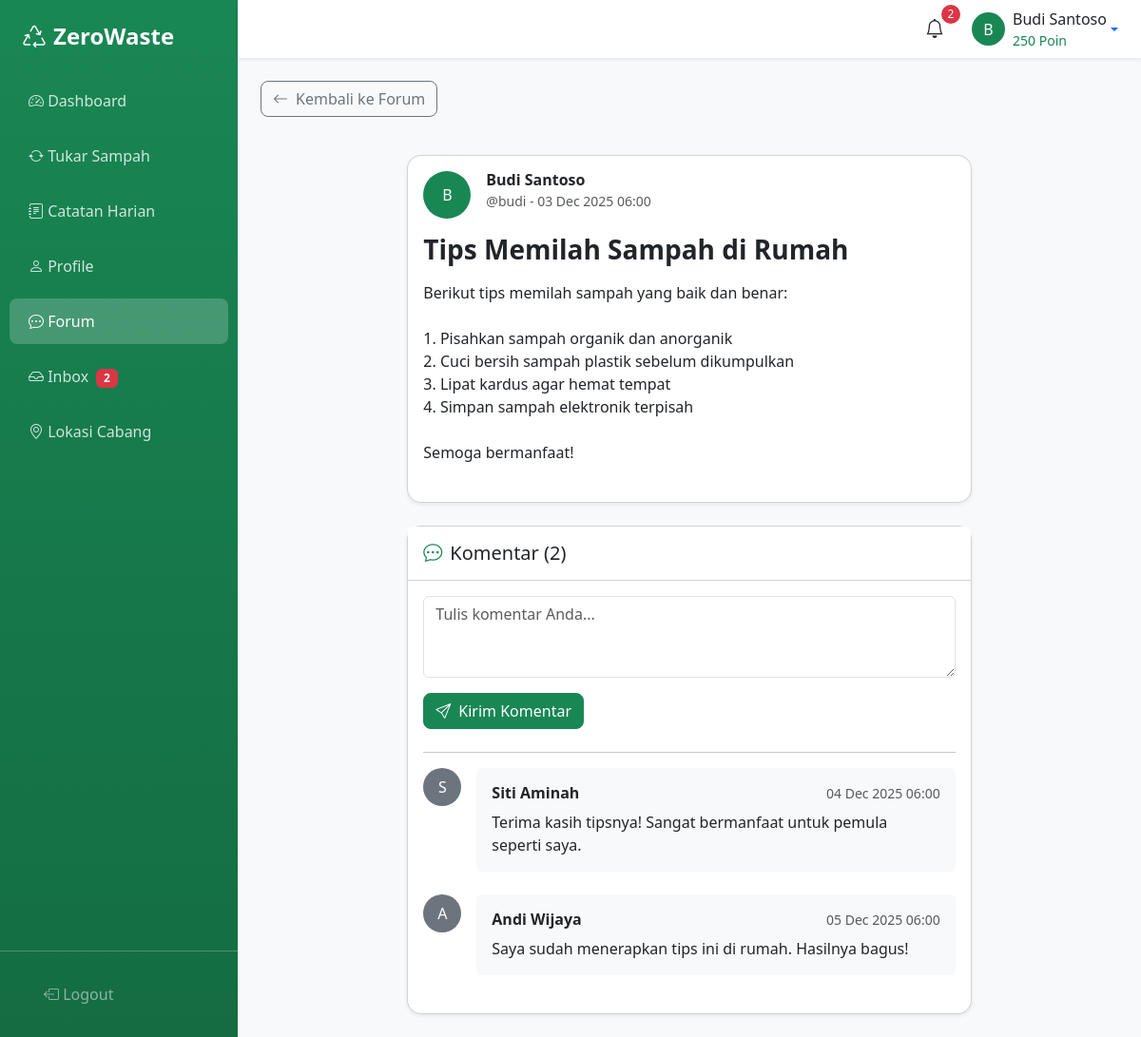
The app's page /user/forum-post.php?id=1 (signed in) with its own data.
### tables this page shows
CREATE TABLE `forum_posts` (
  `id` int(11) NOT NULL AUTO_INCREMENT,
  `user_id` int(11) NOT NULL,
  `title` varchar(255) NOT NULL,
  `content` text NOT NULL,
  `photo` varchar(255) DEFAULT NULL,
  `is_deleted` tinyint(1) DEFAULT 0,
  `created_at` datetime DEFAULT CURRENT_TIMESTAMP,
  PRIMARY KEY (`id`),
  KEY `user_id` (`user_id`),
  CONSTRAINT `forum_posts_ibfk_1` FOREIGN KEY (`user_id`) REFERENCES `users` (`id`) ON DELETE CASCADE
);

CREATE TABLE `users` (
  `id` int(11) NOT NULL AUTO_INCREMENT,
  `username` varchar(50) NOT NULL,
  `email` varchar(100) NOT NULL,
  `password` varchar(255) NOT NULL,
  `full_name` varchar(100) NOT NULL,
  `phone` varchar(20) DEFAULT NULL,
  `address` text DEFAULT NULL,
  `points` int(11) DEFAULT 0,
  `role` varchar(20) DEFAULT 'user',
  `is_active` tinyint(1) DEFAULT 1,
  `is_forum_blocked` tinyint(1) DEFAULT 0,
  `created_at` datetime DEFAULT CURRENT_TIMESTAMP,
  `updated_at` datetime DEFAULT CURRENT_TIMESTAMP ON UPDATE CURRENT_TIMESTAMP,
  PRIMARY KEY (`id`),
  UNIQUE KEY `username` (`username`),
  UNIQUE KEY `email` (`email`)
);

CREATE TABLE `forum_comments` (
  `id` int(11) NOT NULL AUTO_INCREMENT,
  `post_id` int(11) NOT NULL,
  `user_id` int(11) NOT NULL,
  `content` text NOT NULL,
  `is_deleted` tinyint(1) DEFAULT 0,
  `created_at` datetime DEFAULT CURRENT_TIMESTAMP,
  PRIMARY KEY (`id`),
  KEY `post_id` (`post_id`),
  KEY `user_id` (`user_id`),
  CONSTRAINT `forum_comments_ibfk_1` FOREIGN KEY (`post_id`) REFERENCES `forum_posts` (`id`) ON DELETE CASCADE,
  CONSTRAINT `forum_comments_ibfk_2` FOREIGN KEY (`user_id`) REFERENCES `users` (`id`) ON DELETE CASCADE
);

### config/functions.php (called while the page is built, shortened)
<?php
function sanitize($data) {
    return htmlspecialchars(trim($data), ENT_QUOTES, 'UTF-8');
}
function getUserById($id) {
    $db = getDB();
    $stmt = $db->prepare("SELECT * FROM users WHERE id = ?");
    $stmt->execute([$id]);
    return $stmt->fetch();
}
function formatDateTime($datetime) {
    return date('d M Y H:i', strtotime($datetime));
}
?>

### user/forum-post.php (the view, shortened to what this page needs)
<?php
require_once '../config/database.php';
require_once '../config/functions.php';
$postId = intval($_GET['id'] ?? 0);
$userId = $_SESSION['user_id'];
$user = getUserById($userId);
$stmt = $pdo->prepare("
    SELECT p.*, u.full_name, u.username
    FROM forum_posts p
    JOIN users u ON p.user_id = u.id
    WHERE p.id = ? AND p.is_deleted = 0
");
$stmt->execute([$postId]);
$post = $stmt->fetch();
$stmt = $pdo->prepare("
    SELECT c.*, u.full_name, u.username
    FROM forum_comments c
    JOIN users u ON c.user_id = u.id
    WHERE c.post_id = ? AND c.is_deleted = 0
    ORDER BY c.created_at ASC
");
$stmt->execute([$postId]);
$comments = $stmt->fetchAll();
?>
<!DOCTYPE html>
<html lang="id">
<head>
    <link href="https://cdn.jsdelivr.net/npm/bootstrap@5.3.2/dist/css/bootstrap.min.css" rel="stylesheet">
    <link href="https://cdn.jsdelivr.net/npm/bootstrap-icons@1.11.1/font/bootstrap-icons.css" rel="stylesheet">
    <link href="../assets/css/style.css" rel="stylesheet">
</head>
<body>
    <div class="d-flex">
        <?php include 'includes/sidebar.php'; ?>
        <div class="main-content flex-grow-1">
            <?php include 'includes/topbar.php'; ?>
            <div class="container-fluid p-4">
                <div class="row mb-4">
                    <div class="col-12">
                        <a href="forum.php" class="btn btn-outline-secondary mb-3">
                            <i class="bi bi-arrow-left me-2"></i>Kembali ke Forum
                        </a>
                    </div>
                </div>
                <div class="row">
                    <div class="col-lg-8 mx-auto">
                        <div class="card shadow-sm mb-4">
                            <div class="card-body">
                                <div class="d-flex mb-3">
                                    <div class="bg-success text-white rounded-circle d-flex align-items-center justify-content-center me-3" style="width: 50px; height: 50px;">
                                        <?= strtoupper(substr($post['full_name'], 0, 1)) ?>
                                    </div>
                                    <div>
                                        <h6 class="mb-0 fw-bold"><?= sanitize($post['full_name']) ?></h6>
                                        <small class="text-muted">@<?= sanitize($post['username']) ?> - <?= formatDateTime($post['created_at']) ?></small>
                                    </div>
                                </div>
                                <h3 class="fw-bold mb-3"><?= sanitize($post['title']) ?></h3>
                                <div class="mb-4">
                                    <?= nl2br(sanitize($post['content'])) ?>
                                </div>
                            </div>
                        </div>
                        <div class="card shadow-sm">
                            <div class="card-header bg-white py-3">
                                <h5 class="mb-0"><i class="bi bi-chat-dots me-2 text-success"></i>Komentar (<?= count($comments) ?>)</h5>
                            </div>
                            <div class="card-body">
                                <?php if (!$user['is_forum_blocked']): ?>
                                <form method="POST" class="mb-4">
                                    <div class="mb-3">
                                        <textarea class="form-control" name="comment" rows="3" placeholder="Tulis komentar Anda..." required></textarea>
                                    </div>
                                    <button type="submit" class="btn btn-success">
                                        <i class="bi bi-send me-2"></i>Kirim Komentar
                                    </button>
                                </form>
                                <?php else: ?>
                                <div class="alert alert-warning">
                                    <i class="bi bi-exclamation-triangle me-2"></i>Anda tidak dapat berkomentar karena akun Anda diblokir dari forum.
                                </div>
                                <?php endif; ?>
                                <?php if (empty($comments)): ?>
                                <p class="text-muted text-center py-3">Belum ada komentar. Jadilah yang pertama!</p>
                                <?php else: ?>
                                <hr>
                                <?php foreach ($comments as $comment): ?>
                                <div class="d-flex mb-4">
                                    <div class="bg-secondary text-white rounded-circle d-flex align-items-center justify-content-center me-3" style="width: 40px; height: 40px; flex-shrink: 0;">
                                        <?= strtoupper(substr($comment['full_name'], 0, 1)) ?>
                                    </div>
                                    <div class="flex-grow-1">
                                        <div class="bg-light rounded p-3">
                                            <div class="d-flex justify-content-between align-items-center mb-2">
                                                <h6 class="mb-0 fw-bold"><?= sanitize($comment['full_name']) ?></h6>
                                                <small class="text-muted"><?= formatDateTime($comment['created_at']) ?></small>
                                            </div>
                                            <p class="mb-0"><?= nl2br(sanitize($comment['content'])) ?></p>
                                        </div>
                                    </div>
                                </div>
                                <?php endforeach; ?>
                                <?php endif; ?>
                            </div>
                        </div>
                    </div>
                </div>
            </div>
        </div>
    </div>
</body>
</html>

### assets/css/style.css (style rules this page uses)
:root { --primary-green: #198754; --light-green: #d1e7dd; --dark-green: #146c43; }
body { font-family: 'Segoe UI', Tahoma, Geneva, Verdana, sans-serif; }
.card { border-radius: 15px; transition: transform 0.2s, box-shadow 0.2s; }
.btn { border-radius: 8px; }
.btn-success { background-color: var(--primary-green); border-color: var(--primary-green); }
.main-content { background-color: #f8f9fa; min-height: 100vh; }

### records on screen
forum_posts: user.full_name "B", user.full_name "Budi Santoso", user.username "budi", created_at "03 Dec 2025 06:00", title "Tips Memilah Sampah di Rumah", content "Berikut tips memilah sampah yang baik dan benar: 1. Pisahkan sampah organik dan anorganik 2. Cuci bersih sampah plastik sebelum dikumpulkan 3. Lipat kardus agar hemat tempat 4. Simpan sampah elektronik terpisah Semoga bermanfaat!"
forum_comments: user.full_name "S", user.full_name "Siti Aminah", created_at "04 Dec 2025 06:00", content "Terima kasih tipsnya! Sangat bermanfaat untuk pemula seperti saya."
forum_comments: user.full_name "A", user.full_name "Andi Wijaya", created_at "05 Dec 2025 06:00", content "Saya sudah menerapkan tips ini di rumah. Hasilnya bagus!"

### other values on screen
$count "2"
$unreadCount "2"
substr($_SESSION['full_name'], 0, 1) "B"
$_SESSION['full_name'] "Budi Santoso"
$_SESSION['points'] "250"
count($comments) "2"
